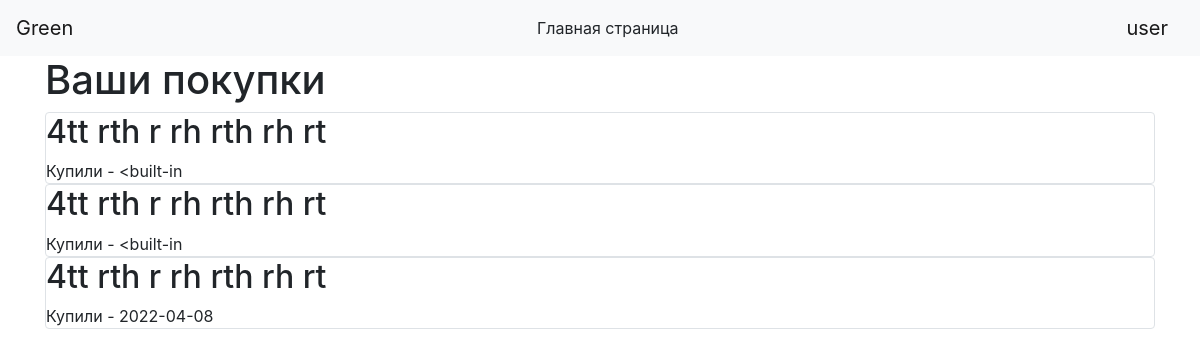
/buyings (signed in), run on the app's committed database.
### data/users.py (models this page shows, shortened)
class User(SqlAlchemyBase, UserMixin, SerializerMixin):
    __tablename__ = 'users'
    id = sqlalchemy.Column(sqlalchemy.Integer,
                           primary_key=True, autoincrement=True)
    login = sqlalchemy.Column(sqlalchemy.String, nullable=True)
    email = sqlalchemy.Column(sqlalchemy.String,
                              index=True, unique=True, nullable=True)
    hashed_password = sqlalchemy.Column(sqlalchemy.String, nullable=True)
    created_date = sqlalchemy.Column(sqlalchemy.DateTime,
                                     default=datetime.datetime.now)
    is_company = sqlalchemy.Column(sqlalchemy.Boolean)

### data/buy.py (models this page shows)
class Buy(SqlAlchemyBase):
    __tablename__ = 'buy'
    id = sqlalchemy.Column(sqlalchemy.Integer,
                           primary_key=True, autoincrement=True)
    title = sqlalchemy.Column(sqlalchemy.String, nullable=True)
    created_date = sqlalchemy.Column(sqlalchemy.String, nullable=False)
    user_id = sqlalchemy.Column(sqlalchemy.Integer,
                                sqlalchemy.ForeignKey("users.id"))
    user = orm.relation('User')

### main.py (the view)
@app.route('/buyings')
@login_required
def buyings():
    if current_user.is_company:
        return render_template("deny.html")
    db_sess = db_session.create_session()
    buyings = db_sess.query(Buy).filter(Buy.user_id == current_user.id)
    return render_template("buying.html", buyings=buyings)

### data/db_session.py (called while the page is built)
def create_session() -> Session:
    global __factory
    return __factory()

### main.py (called while the page is built)
@login_manager.user_loader
def load_user(user_id):
    db_sess = db_session.create_session()
    return db_sess.query(User).get(user_id)

### templates/buying.html
{% extends "base.html" %}
{% block content %}
<h1>Ваши покупки</h1>
{% for item in buyings%}
<div class="col-md6 border rounded">
    <h2>{{item.title}}</h2>
    <div>
        Купили - {{item.created_date}}
    </div>
</div>
{% endfor %}
{% endblock %}

### templates/base.html (shortened to what this page needs)
<!doctype html>
<html lang="en">
<head>
    <link rel="stylesheet"
          href="https://stackpath.bootstrapcdn.com/bootstrap/4.4.1/css/bootstrap.min.css"
>
</head>
<body>
<header>
    <nav class="navbar navbar-light bg-light">
        <a class="navbar-brand" href="#">Green</a>
        {% if current_user.is_authenticated %}
        <a class="btn btn-light" href="/">Главная страница</a>
        <a class="navbar-brand" href="/profile/{{ current_user.id }}">{{ current_user.login }}</a>
        {% else %}
        <a class="btn btn-light" href="/">Главная страница</a>
        <p>
            <a class="btn btn-warning" href="/register">Зарегистрироваться</a>
            <a class="btn btn-success" href="/login">Войти</a>
        </p>
        {% endif %}
    </nav>
</header>
<main role="main" class="container">
    {% block content %}{% endblock %}
</main>
</body>
</html>

### data on the page
User: login "user"
Buy: title "4tt rth r rh rth rh rt", created_date "<built-in"
Buy: title "4tt rth r rh rth rh rt", created_date "<built-in"
Buy: title "4tt rth r rh rth rh rt", created_date "2022-04-08"
